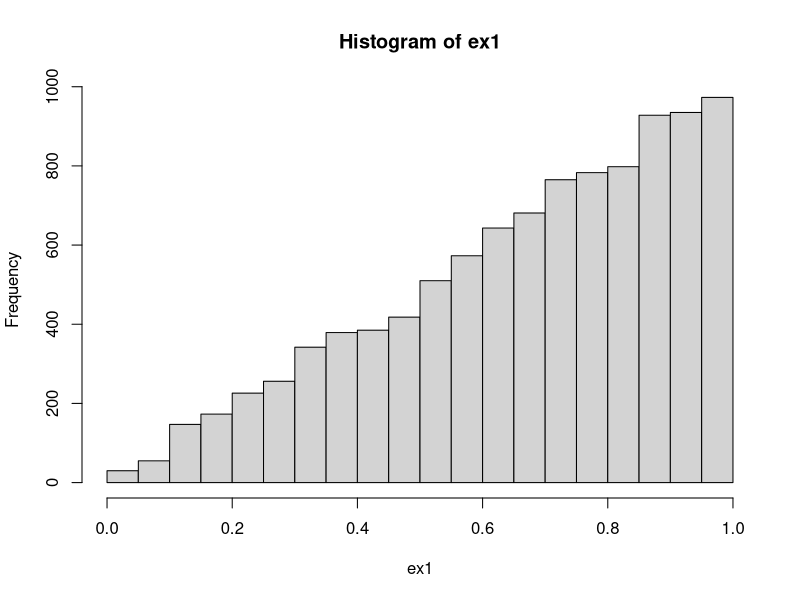
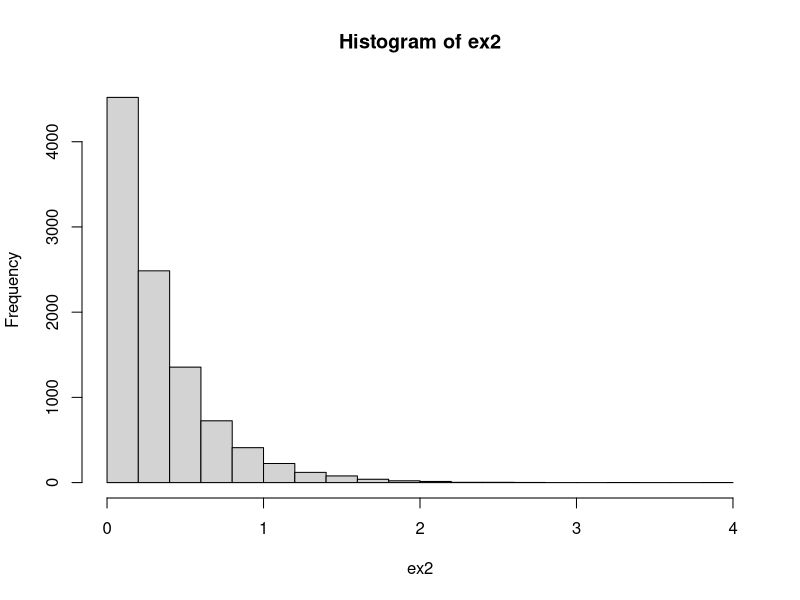

Generate these figures, in order, with R:
## ---- chunk 1
knitr::opts_chunk$set(echo = TRUE)
## ---- chunk 2
ex1 <- sqrt(runif(10000))
hist(ex1)
## ---- chunk 3
lambda <- 3
ex2 <- (-log(runif(10000)))/lambda
hist(ex2)
